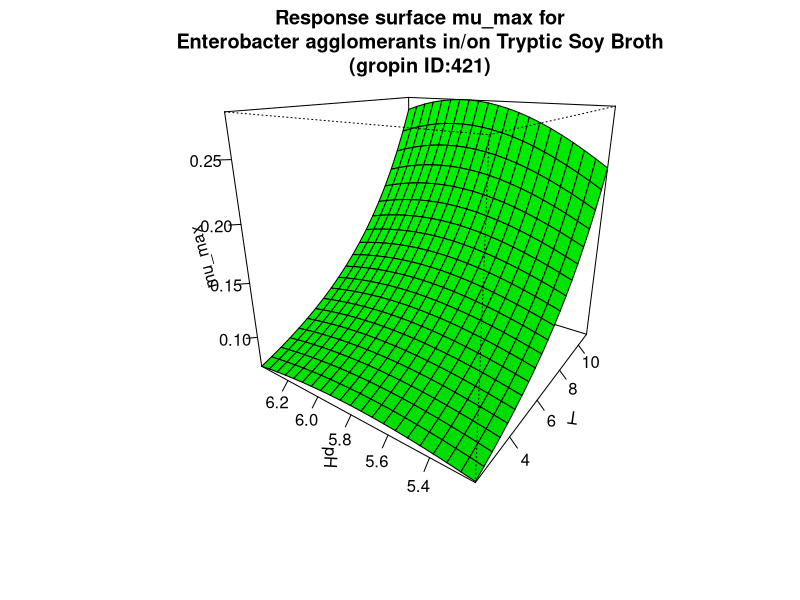

Recreate this plot in R.
#############################
# start of Parameter script
#############################
T <- seq(2.002,10.989010989011,length.out=21)
pH <- seq(5.2052,6.39360639360639,length.out=21)
#############################
# end of Parameter script
#############################
############################# 
# start of Model script Gropin ID 421 
#############################
 
# constant coefficients for this model
 
variables <- data.frame(T,pH)
argumentsPar <- expand.grid(variables)
 
# heart of the model
response_surface <- function(T,pH) {
   mumax <-exp(-12.65+0.004234*(T^2)-0.3024*(pH^2)+0.01535*T*pH-0.004356*T+3.467*pH)

return(mumax=mumax)
} 

# output parameters
mumax <- cbind(argumentsPar,response_surface(argumentsPar['T'],argumentsPar['pH']))
colnames(mumax) <- c(colnames(argumentsPar),'mumax')
#############################
# End of Model script
#############################
############################# 
# start of Visualisation script Gropin ID 421 
#############################
persp(T,pH,matrix(unlist(mumax$mumax),nrow=21),col = 'green',xlab='T',ylab='pH',zlab='mu_max',main='Response surface mu_max for
Enterobacter agglomerants in/on Tryptic Soy Broth
(gropin ID:421)',theta=305,phi=20,shade=0.25,ticktype = 'detailed')
#############################
# End of Visualisation script
#############################
